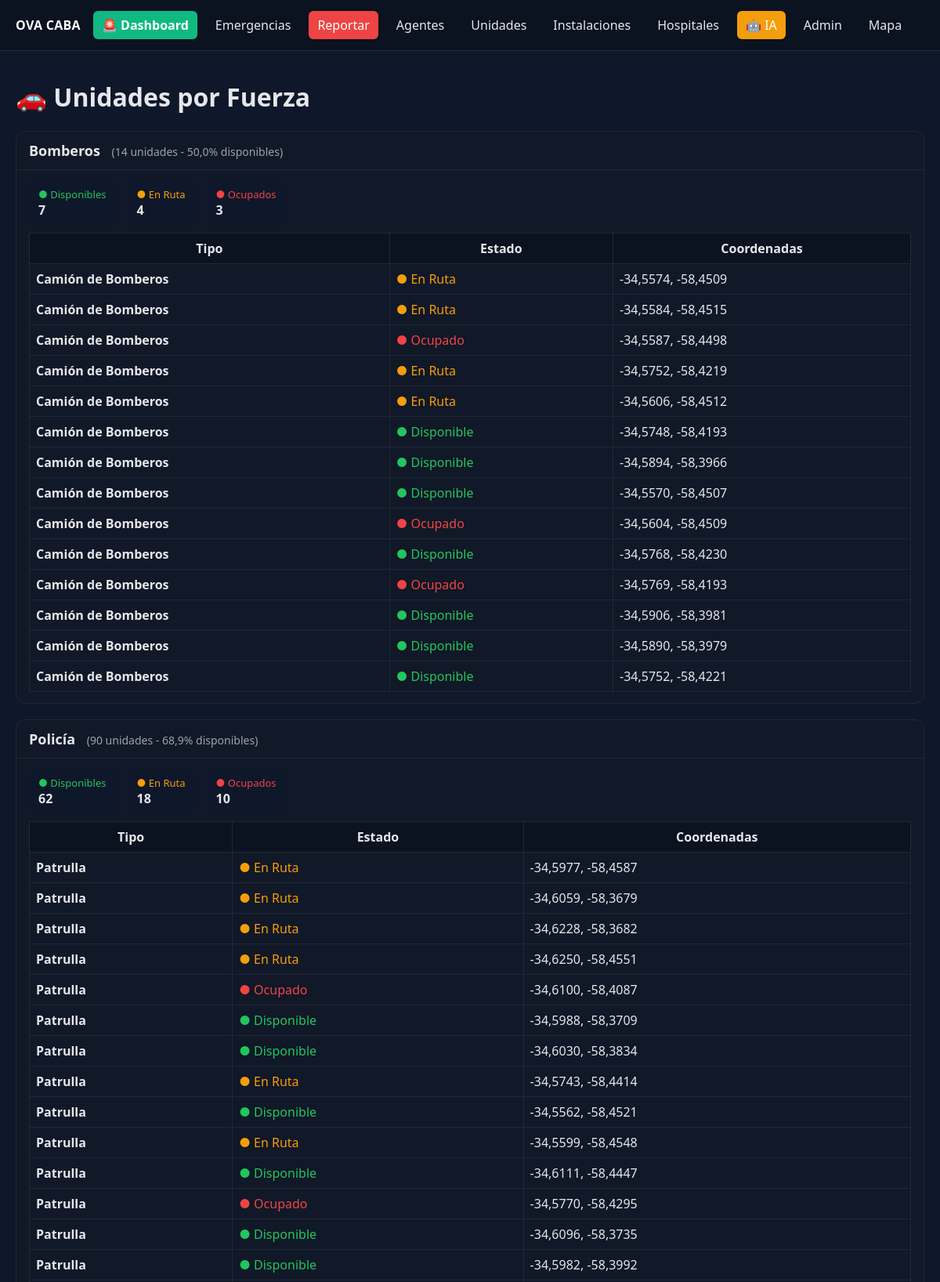
The page /unidades/ (upper part) on the database its author committed.
### core/models.py (models this page shows, shortened)
class Force(models.Model):
    name = models.CharField(max_length=100, unique=True, verbose_name='Nombre')  # e.g., 'Bomberos', 'SAME', 'Policía', 'Tránsito'
    contact_info = models.TextField(blank=True, verbose_name='Información de Contacto')
    created_at = models.DateTimeField(default=timezone.now, verbose_name='Creado en')
    class Meta:
        verbose_name = 'Fuerza'
        verbose_name_plural = 'Fuerzas'

class Vehicle(models.Model):
    force = models.ForeignKey(Force, on_delete=models.CASCADE, verbose_name='Fuerza')
    type = models.CharField(max_length=100, verbose_name='Tipo')  # e.g., 'Ambulancia', 'Camión de Bomberos', 'Patrulla', 'Moto de Tránsito'
    current_lat = models.FloatField(null=True, blank=True, verbose_name='Latitud Actual')
    current_lon = models.FloatField(null=True, blank=True, verbose_name='Longitud Actual')
    target_lat = models.FloatField(null=True, blank=True, verbose_name='Latitud Objetivo')
    target_lon = models.FloatField(null=True, blank=True, verbose_name='Longitud Objetivo')
    home_facility = models.ForeignKey('Facility', on_delete=models.SET_NULL, null=True, blank=True, verbose_name='Base')
    status = models.CharField(max_length=50, choices=[('disponible', 'Disponible'), ('en_ruta', 'En Ruta'), ('ocupado', 'Ocupado') ], default='disponible', verbose_name='Estado')
    class Meta:
        verbose_name = 'Vehículo'
        verbose_name_plural = 'Vehículos'

### core/views.py (the view)
# urls.py: path('unidades/', unidades_por_fuerza, name='unidades_por_fuerza'),
def unidades_por_fuerza(request):
    fuerzas = Force.objects.all().order_by('name')
    data = []
    for f in fuerzas:
        unidades = Vehicle.objects.filter(force=f)
        total = unidades.count()
        disponibles = unidades.filter(status='disponible').count()
        en_ruta = unidades.filter(status='en_ruta').count()
        ocupados = unidades.filter(status='ocupado').count()
        data.append({
            'force': f,
            'unidades': unidades,
            'stats': {
                'total': total,
                'disponibles': disponibles,
                'en_ruta': en_ruta,
                'ocupados': ocupados,
                'porcentaje_disponible': round((disponibles / total * 100) if total > 0 else 0, 1)
            }
        })
    return render(request, 'core/unidades_por_fuerza.html', {'data': data})

### core/templates/core/unidades_por_fuerza.html (shortened to what this page needs)
{% extends 'core/base.html' %}
{% block content %}
  <h1>🚗 Unidades por Fuerza</h1>
  {% for item in data %}
  <div class="force card">
    <h2 style="padding:12px 16px; margin:0; border-bottom:1px solid #1f2937;">
      {{ item.force.name }}
      <span style="font-size: 14px; font-weight: normal; color: var(--muted); margin-left: 10px;">
        ({{ item.stats.total }} unidades - {{ item.stats.porcentaje_disponible }}% disponibles)
      </span>
    </h2>
    <div class="body">
      <div class="stats">
        <div class="stat-item">
          <div class="disponible">● Disponibles</div>
          <div class="stat-value">{{ item.stats.disponibles }}</div>
        </div>
        <div class="stat-item">
          <div class="en_ruta">● En Ruta</div>
          <div class="stat-value">{{ item.stats.en_ruta }}</div>
        </div>
        <div class="stat-item">
          <div class="ocupado">● Ocupados</div>
          <div class="stat-value">{{ item.stats.ocupados }}</div>
        </div>
      </div>
      <table>
        <thead>
          <tr>
            <th>Tipo</th>
            <th>Estado</th>
            <th>Coordenadas</th>
          </tr>
        </thead>
        <tbody>
          {% for v in item.unidades %}
          <tr>
            <td><strong>{{ v.type }}</strong></td>
            <td>
              <span class="{% if v.status == 'disponible' %}disponible{% elif v.status == 'en_ruta' %}en_ruta{% else %}ocupado{% endif %}">
                ● {{ v.get_status_display|default:v.status|title }}
              </span>
            </td>
            <td>
              {% if v.current_lat and v.current_lon %}
                {{ v.current_lat|floatformat:4 }}, {{ v.current_lon|floatformat:4 }}
              {% else %}
                <span style="color: var(--muted);">Sin ubicación</span>
              {% endif %}
            </td>
          </tr>
          {% empty %}
          <tr><td colspan="3" style="text-align: center; color: var(--muted);">No hay unidades asignadas a esta fuerza.</td></tr>
          {% endfor %}
        </tbody>
      </table>
    </div>
  </div>
  {% endfor %}
{% endblock %}

### rows shown on the page
Force: force.name "Bomberos", stats.total "14", stats.porcentaje_disponible "50,0", stats.disponibles "7", stats.en_ruta "4", stats.ocupados "3"
Vehicle: type "Camión de Bomberos", status "En Ruta", current_lat "-34,5574", current_lon "-58,4509"
Vehicle: type "Camión de Bomberos", status "En Ruta", current_lat "-34,5584", current_lon "-58,4515"
Vehicle: type "Camión de Bomberos", status "Ocupado", current_lat "-34,5587", current_lon "-58,4498"
Vehicle: type "Camión de Bomberos", status "En Ruta", current_lat "-34,5752", current_lon "-58,4219"
Vehicle: type "Camión de Bomberos", status "En Ruta", current_lat "-34,5606", current_lon "-58,4512"
Vehicle: type "Camión de Bomberos", status "Disponible", current_lat "-34,5748", current_lon "-58,4193"
Vehicle: type "Camión de Bomberos", status "Disponible", current_lat "-34,5894", current_lon "-58,3966"
Vehicle: type "Camión de Bomberos", status "Disponible", current_lat "-34,5570", current_lon "-58,4507"
Vehicle: type "Camión de Bomberos", status "Ocupado", current_lat "-34,5604", current_lon "-58,4509"
Vehicle: type "Camión de Bomberos", status "Disponible", current_lat "-34,5768", current_lon "-58,4230"
Vehicle: type "Camión de Bomberos", status "Ocupado", current_lat "-34,5769", current_lon "-58,4193"
Vehicle: type "Camión de Bomberos", status "Disponible", current_lat "-34,5906", current_lon "-58,3981"
Vehicle: type "Camión de Bomberos", status "Disponible", current_lat "-34,5890", current_lon "-58,3979"
Vehicle: type "Camión de Bomberos", status "Disponible", current_lat "-34,5752", current_lon "-58,4221"
Force: force.name "Policía", stats.total "90", stats.porcentaje_disponible "68,9", stats.disponibles "62", stats.en_ruta "18", stats.ocupados "10"
Vehicle: type "Patrulla", status "En Ruta", current_lat "-34,5977", current_lon "-58,4587"
Vehicle: type "Patrulla", status "En Ruta", current_lat "-34,6059", current_lon "-58,3679"
Vehicle: type "Patrulla", status "En Ruta", current_lat "-34,6228", current_lon "-58,3682"
Vehicle: type "Patrulla", status "En Ruta", current_lat "-34,6250", current_lon "-58,4551"
Vehicle: type "Patrulla", status "Ocupado", current_lat "-34,6100", current_lon "-58,4087"
Vehicle: type "Patrulla", status "Disponible", current_lat "-34,5988", current_lon "-58,3709"
Vehicle: type "Patrulla", status "Disponible", current_lat "-34,6030", current_lon "-58,3834"
Vehicle: type "Patrulla", status "En Ruta", current_lat "-34,5743", current_lon "-58,4414"
Vehicle: type "Patrulla", status "Disponible", current_lat "-34,5562", current_lon "-58,4521"
Vehicle: type "Patrulla", status "En Ruta", current_lat "-34,5599", current_lon "-58,4548"
Vehicle: type "Patrulla", status "Disponible", current_lat "-34,6111", current_lon "-58,4447"
Vehicle: type "Patrulla", status "Ocupado", current_lat "-34,5770", current_lon "-58,4295"
Vehicle: type "Patrulla", status "Disponible", current_lat "-34,6096", current_lon "-58,3735"
Vehicle: type "Patrulla", status "Disponible", current_lat "-34,5982", current_lon "-58,3992"
